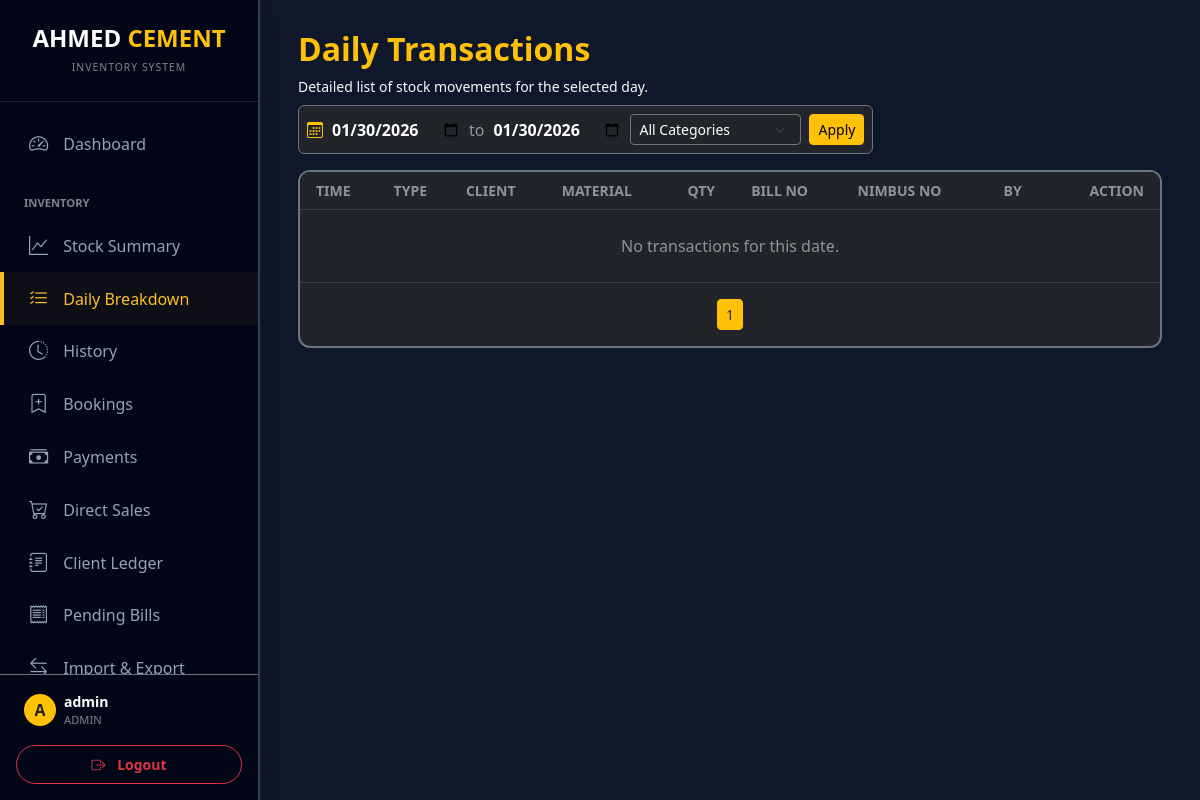
Page /daily_transactions (signed in) on the earlier database version.
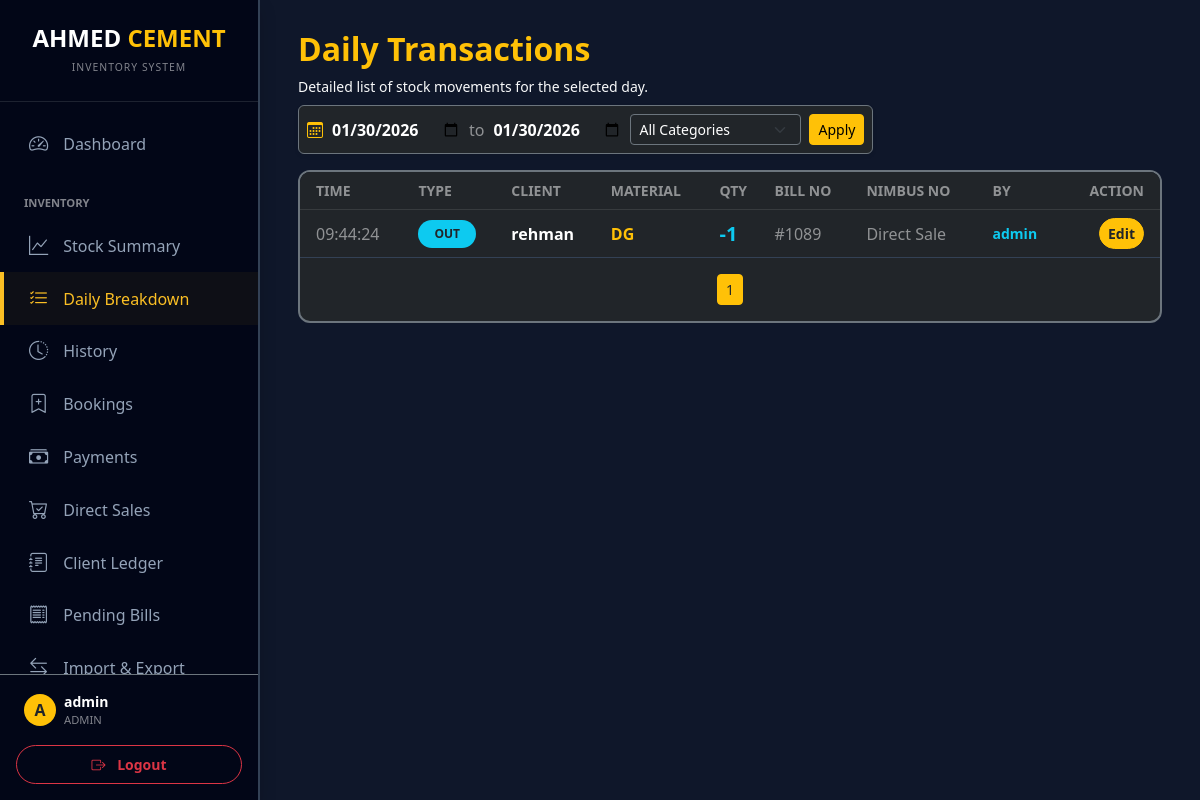
Same page on the later database version.
### models.py (models this page shows)
class Entry(db.Model):
    __table_args__ = (
        db.Index('idx_entry_date_material', 'date', 'material'),
        db.Index('idx_entry_material_type', 'material', 'type'),
        db.Index('idx_entry_date_type', 'date', 'type'),
        db.Index('idx_entry_client_date', 'client', 'date'),
    )
    id = db.Column(db.Integer, primary_key=True)
    date = db.Column(db.String(20), nullable=False, index=True)
    time = db.Column(db.String(20), nullable=False)
    type = db.Column(db.String(10), nullable=False, index=True)
    material = db.Column(db.String(100), nullable=False, index=True)
    client = db.Column(db.String(100), index=True)
    client_name = db.Column(db.String(100), index=True)
    client_code = db.Column(db.String(50), index=True)
    qty = db.Column(db.Float, nullable=False)
    bill_no = db.Column(db.String(100), index=True)
    auto_bill_no = db.Column(db.String(100), index=True)
    nimbus_no = db.Column(db.String(100), index=True)
    invoice_id = db.Column(db.Integer, db.ForeignKey('invoice.id'), nullable=True)
    invoice = db.relationship('Invoice', backref='entries')
    created_by = db.Column(db.String(100))
    client_category = db.Column(db.String(50), index=True, nullable=True)

### blueprints/inventory.py (the view)
@inventory_bp.route('/daily_transactions')
@login_required
def daily_transactions():
    date_from = request.args.get('date_from') or request.args.get('date') or date.today().strftime('%Y-%m-%d')
    date_to = request.args.get('date_to') or date_from
    category = request.args.get('category', '').strip()
    page = request.args.get('page', 1, type=int)
    per_page = 50  # Increased for better visibility
    q = Entry.query.filter(Entry.date >= date_from, Entry.date <= date_to)
    if category:
        q = q.filter(Entry.client_category == category)
    entries_pagination = q.order_by(Entry.date.desc(), Entry.time.desc()).paginate(page=page, per_page=per_page)
    materials = Material.query.all()
    from models import Client, PendingBill
    categories = sorted(list({c.category for c in Client.query.all() if c.category}))
    if 'Cash' not in categories:
        categories.insert(0, 'Cash')
    bill_numbers = [e.bill_no for e in entries_pagination.items if e.bill_no]
    pending_photos = {b.bill_no: b.photo_url for b in PendingBill.query.filter(PendingBill.bill_no.in_(bill_numbers), PendingBill.photo_url != '').all()}
    return render_template('daily_transactions.html',
                           entries=entries_pagination.items,
                           pagination=entries_pagination,
                           sel_date=date_from,
                           date_from=date_from,
                           date_to=date_to,
                           category_filter=category,
                           materials=materials,
                           categories=categories,
                           pending_photos=pending_photos)

### main.py (called while the page is built)
@login_manager.user_loader
def load_user(user_id):
    return db.session.get(User, int(user_id))

### templates/daily_transactions.html (shortened to what the changed rows need)
{% extends "layout.html" %}
{% block content %}
<div class="d-flex flex-wrap justify-content-between align-items-start mb-3 gap-2">
    <div>
        <h2 class="fw-bold text-warning">Daily Transactions</h2>
    </div>
</div>
<div class="card bg-dark border-secondary mb-4 overflow-hidden" style="border-radius: 12px; border: 2px solid #334155;">
    <div class="table-responsive">
        <table class="table table-dark table-hover mb-0 align-middle">
            <thead class="small text-uppercase" style="background: #0f172a;">
                <tr>
                    <th class="ps-3 text-white-50">Time</th>
                    <th class="text-white-50">Type</th>
                    <th class="text-white-50">Client</th>
                    <th class="text-white-50">Material</th>
                    <th class="text-white-50">Qty</th>
                    <th class="text-white-50">Bill No</th>
                    <th class="text-white-50">Nimbus No</th>
                    <th class="text-white-50">By</th>
                    <th class="text-end pe-3 text-white-50">Action</th>
                </tr>
            </thead>
            <tbody>
                {% for e in entries %}
                <tr style="border-bottom: 1px solid #334155;">
                    <td class="ps-3 text-white-50">{{ e.time }}</td>
                    <td>
                        <span class="badge {{ 'bg-success' if e.type == 'IN' else 'bg-info text-dark' }} px-3 py-2 rounded-pill fw-bold">
                            {{ e.type }}
                        </span>
                    </td>
                    <td class="fw-bold text-white">{{ e.client or '---' }} <br><small class="text-white-50">{{ e.client_code or '' }}</small></td>
                    <td class="text-warning fw-bold">{{ e.material }}</td>
                    <td class="fw-bold {{ 'text-success' if e.type == 'IN' else 'text-info' }} fs-5">
                        {{ '+' if e.type == 'IN' else '-' }}{{ e.qty|int }}
                    </td>
                    <td class="text-white-50">
                        {{ e.bill_no or '---' }}
                    </td>
                    <td class="text-white-50">{{ e.nimbus_no or '---' }}</td>
                    <td class="text-info small fw-bold">{{ e.created_by or 'System' }}</td>
                    <td class="text-end pe-3">
                        {% if current_user.role == 'admin' or e.date == sel_date %}
                        <button class="btn btn-warning btn-sm text-dark fw-bold rounded-pill" data-bs-toggle="modal" data-bs-target="#editLog{{ e.id }}">
                            Edit
                        </button>
                        {% else %}
                        <span class="badge bg-secondary opacity-50"><i class="bi bi-lock"></i> Locked</span>
                        {% endif %}
                    </td>
                </tr>
                {% endfor %}
                {% if not entries %}
                <tr><td colspan="9" class="text-center py-4 text-white-50">No transactions for this date.</td></tr>
                {% endif %}
            </tbody>
        </table>
    </div>
</div>
{% endblock %}

Differences in the rows shown:
now on this page (row edited): Entry: time "09:44:24", type "OUT", client "rehman", material "DG", type "-", qty "1", bill_no "#1089", nimbus_no "Direct Sale", created_by "admin"
Other differences:
text no longer shown: "No transactions for this date."
